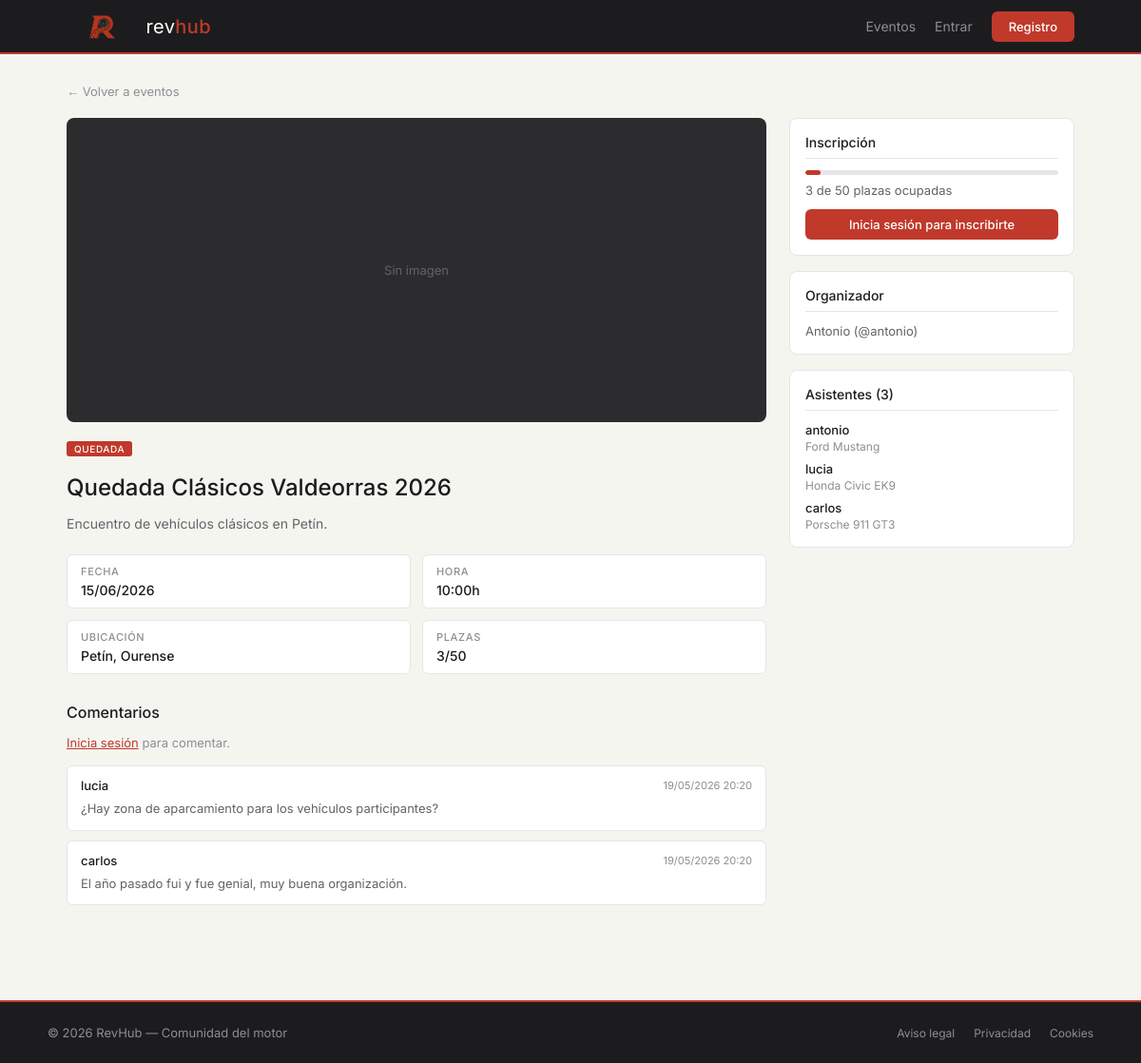
The app's page /evento.php?id=1 with its own data.
### tables this page shows
CREATE TABLE eventos (
  id_evento         INT AUTO_INCREMENT PRIMARY KEY,
  id_usuario        INT          NOT NULL,
  nombre            VARCHAR(200) NOT NULL,
  descripcion       TEXT,
  fecha             DATE         NOT NULL,
  hora              TIME         NOT NULL,
  ubicacion         VARCHAR(255) NOT NULL,
  max_participantes INT          NOT NULL DEFAULT 50,
  tipo_evento       VARCHAR(50)  NOT NULL,
  tipos_admitidos   VARCHAR(255),
  marcas_admitidas VARCHAR(500),
  cartel            VARCHAR(255),
  fecha_creacion    DATETIME NOT NULL DEFAULT CURRENT_TIMESTAMP,
  FOREIGN KEY (id_usuario) REFERENCES usuarios(id_usuario)
);

CREATE TABLE comentarios (
  id_comentario INT AUTO_INCREMENT PRIMARY KEY,
  id_usuario    INT      NOT NULL,
  id_evento     INT      NOT NULL,
  texto         TEXT     NOT NULL,
  fecha         DATETIME NOT NULL DEFAULT CURRENT_TIMESTAMP,
  FOREIGN KEY (id_usuario) REFERENCES usuarios(id_usuario),
  FOREIGN KEY (id_evento)  REFERENCES eventos(id_evento)
);

CREATE TABLE usuarios (
  id_usuario     INT AUTO_INCREMENT PRIMARY KEY,
  nombre         VARCHAR(100)  NOT NULL,
  apellidos      VARCHAR(150)  NOT NULL,
  username       VARCHAR(50)   NOT NULL UNIQUE,
  email          VARCHAR(150)  NOT NULL UNIQUE,
  contrasena     VARCHAR(255)  NOT NULL,
  foto_perfil    VARCHAR(255),
  descripcion    TEXT,
  rol            ENUM('usuario', 'organizador', 'admin', 'bloqueado') NOT NULL DEFAULT 'usuario',
  fecha_registro DATETIME NOT NULL DEFAULT CURRENT_TIMESTAMP
);

### evento.php (the view, shortened to what this page needs)
<?php
include 'includes/cabecera.php';
include 'php/conexion.php';
$id = (int)$_GET['id'];
$result = mysqli_query($conexion,
    "SELECT e.*, u.username, u.nombre AS org_nombre, u.id_usuario AS org_id
     FROM eventos e
     JOIN usuarios u ON e.id_usuario = u.id_usuario
     WHERE e.id_evento = $id"
);
$evento = mysqli_fetch_assoc($result);
$inscritos = mysqli_fetch_assoc(mysqli_query($conexion,
    "SELECT COUNT(DISTINCT id_usuario) as total FROM inscripciones WHERE id_evento = $id"
))['total'];
$inscrito = false;
$tipos_admitidos  = !empty($evento['tipos_admitidos'])  ? explode(',', $evento['tipos_admitidos'])  : [];
$marcas_admitidas = !empty($evento['marcas_admitidas']) ? explode(',', $evento['marcas_admitidas']) : [];
$error_com = '';
$pct = $evento['max_participantes'] > 0 ? round($inscritos / $evento['max_participantes'] * 100) : 0;
?>
<main>
    <div class="contenedor">
        <a href="/revhub/eventos.php" class="volver">&larr; Volver a eventos</a>
        <div class="evento-layout">
            <div class="evento-main">
                <div class="evento-imagen">
                    <?php if ($evento['cartel']): ?>
                        <img src="/revhub/img/eventos/<?= htmlspecialchars($evento['cartel']) ?>"
                             alt="<?= htmlspecialchars($evento['nombre']) ?>">
                    <?php else: ?>
                        <span>Sin imagen</span>
                    <?php endif; ?>
                </div>
                <div class="evento-badges">
                    <span class="badge badge-<?= $evento['tipo_evento'] ?>"><?= htmlspecialchars($evento['tipo_evento']) ?></span>
                </div>
                <h1><?= htmlspecialchars($evento['nombre']) ?></h1>
                <p class="evento-descripcion"><?= nl2br(htmlspecialchars($evento['descripcion'])) ?></p>
                <div class="evento-meta-grid">
                    <div class="meta-item">
                        <span class="meta-label">Fecha</span>
                        <span><?= date('d/m/Y', strtotime($evento['fecha'])) ?></span>
                    </div>
                    <div class="meta-item">
                        <span class="meta-label">Hora</span>
                        <span><?= substr($evento['hora'], 0, 5) ?>h</span>
                    </div>
                    <div class="meta-item">
                        <span class="meta-label">Ubicación</span>
                        <span><?= htmlspecialchars($evento['ubicacion']) ?></span>
                    </div>
                    <div class="meta-item">
                        <span class="meta-label">Plazas</span>
                        <span><?= $inscritos ?>/<?= $evento['max_participantes'] ?></span>
                    </div>
                </div>
                <div class="comentarios">
                    <h3>Comentarios</h3>
                    <?php if (isset($_SESSION['usuario'])): ?>
                        <?php if ($error_com): ?>
                            <div class="alerta alerta-error"><?= $error_com ?></div>
                        <?php endif; ?>
                        <form method="POST" action="" class="form-comentario">
                            <input type="hidden" name="accion" value="comentar">
                            <textarea name="comentario" placeholder="Escribe un comentario..." rows="3"></textarea>
                            <button type="submit" class="btn">Publicar</button>
                        </form>
                    <?php else: ?>
                        <p class="aviso-login">
                            <button class="btn-texto" onclick="abrirModal('modal-login')">Inicia sesión</button>
                            para comentar.
                        </p>
                    <?php endif; ?>
                    <?php
                    $comentarios2 = mysqli_query($conexion,
                        "SELECT c.*, u.username FROM comentarios c
                         JOIN usuarios u ON c.id_usuario = u.id_usuario
                         WHERE c.id_evento = $id ORDER BY c.fecha DESC"
                    );
                    ?>
                    <?php if (mysqli_num_rows($comentarios2) > 0): ?>
                        <?php while ($com = mysqli_fetch_assoc($comentarios2)): ?>
                        <div class="comentario">
                            <div class="comentario-header">
                                <strong><?= htmlspecialchars($com['username']) ?></strong>
                                <div class="comentario-acciones">
                                    <span><?= date('d/m/Y H:i', strtotime($com['fecha'])) ?></span>
                                </div>
                            </div>
                            <p><?= nl2br(htmlspecialchars($com['texto'])) ?></p>
                        </div>
                        <?php endwhile; ?>
                    <?php else: ?>
                        <p class="sin-resultados">Aún no hay comentarios.</p>
                    <?php endif; ?>
                </div>
            </div>
            <div class="evento-sidebar">
                <div class="sidebar-card">
                    <h4>Inscripción</h4>
                    <div class="barra-plazas">
                        <div class="barra-fill" style="width:<?= $pct ?>%"></div>
                    </div>
                    <p class="plazas-texto"><?= $inscritos ?> de <?= $evento['max_participantes'] ?> plazas ocupadas</p>
                    <?php if (isset($_SESSION['usuario'])): ?>
                        <?php if ($inscrito): ?>
                            <p class="alerta alerta-ok">Ya estás inscrito.</p>
                            <a href="/revhub/evento.php?id=<?= $id ?>&desinscribirse=1"
                               class="btn-peligro btn-full"
                               onclick="return confirm('¿Cancelar inscripción?')">
                               Cancelar inscripción
                            </a>
                        <?php elseif ($inscritos >= $evento['max_participantes']): ?>
                            <p class="alerta alerta-error">Evento completo.</p>
                        <?php else: ?>
                            <button class="btn btn-full" onclick="abrirModal('modal-inscripcion')">
                                Apuntarse
                            </button>
                            <?php if (!empty($tipos_admitidos) || !empty($marcas_admitidas)): ?>
                                <button class="btn-outline btn-full" style="margin-top:8px;"
                                        onclick="abrirModal('modal-mensaje')">
                                    <i class="fa-regular fa-envelope"></i> Mi coche no cumple los requisitos
                                </button>
                            <?php endif; ?>
                        <?php endif; ?>
                    <?php else: ?>
                        <button class="btn btn-full" onclick="abrirModal('modal-login')">
                            Inicia sesión para inscribirte
                        </button>
                    <?php endif; ?>
                </div>
                <div class="sidebar-card">
                    <h4>Organizador</h4>
                    <p><?= htmlspecialchars($evento['org_nombre']) ?> (@<?= htmlspecialchars($evento['username']) ?>)</p>
                </div>
                <div class="sidebar-card">
                    <h4>Asistentes (<?= $inscritos ?>)</h4>
                    <?php
                    $asistentes2 = mysqli_query($conexion,
                        "SELECT DISTINCT u.id_usuario, u.username, v.marca, v.modelo, v.tipo_vehiculo
                         FROM inscripciones i
                         JOIN usuarios u ON i.id_usuario = u.id_usuario
                         JOIN vehiculos v ON i.id_vehiculo = v.id_vehiculo
                         WHERE i.id_evento = $id"
                    );
                    ?>
                    <?php if (mysqli_num_rows($asistentes2) > 0): ?>
                        <ul class="lista-asistentes">
                            <?php while ($a = mysqli_fetch_assoc($asistentes2)): ?>
                            <li>
                                <div>
                                    <strong><?= htmlspecialchars($a['username']) ?></strong>
                                    <span><?= htmlspecialchars($a['marca']) ?> <?= htmlspecialchars($a['modelo']) ?></span>
                                </div>
                            </li>
                            <?php endwhile; ?>
                        </ul>
                    <?php else: ?>
                        <p class="sin-resultados">Nadie inscrito aún.</p>
                    <?php endif; ?>
                </div>
            </div>
        </div>
    </div>
</main>
<?php include 'includes/pie.php'; ?>

### includes/cabecera.php (shortened to what this page needs)
<!DOCTYPE html>
<html lang="es">
<head>
    <link rel="stylesheet" href="/revhub/css/style.css">
    <link rel="stylesheet" href="https://cdnjs.cloudflare.com/ajax/libs/font-awesome/6.5.0/css/all.min.css">
</head>
<body>
<header>
    <div class="nav">
        <a href="/revhub/index.php" class="logo">
            <img src="/revhub/img/logo.png" alt="RevHub">
            <span>rev<strong>hub</strong></span>
        </a>
        <nav>
            <a href="/revhub/eventos.php">Eventos</a>
            <?php if (isset($_SESSION['usuario'])): ?>
                <a href="/revhub/vehiculos.php">Vehículos</a>
                <?php if ($_SESSION['rol'] === 'organizador' || $_SESSION['rol'] === 'admin'): ?>
                    <a href="/revhub/crear_evento.php">Crear evento</a>
                <?php endif; ?>
                <?php if ($_SESSION['rol'] === 'admin'): ?>
                    <a href="/revhub/admin.php">Admin</a>
                <?php endif; ?>
                <a href="/revhub/perfil.php" class="nav-icono">
                    <i class="fa-regular fa-user"></i>
                    <?= htmlspecialchars($_SESSION['username']) ?>
                </a>
                <a href="/revhub/logout.php" class="nav-icono" title="Cerrar sesión">
                    <i class="fa-solid fa-right-from-bracket"></i>
                </a>
            <?php else: ?>
                <button class="btn-nav" onclick="abrirModal('modal-login')">Entrar</button>
                <a href="/revhub/registro.php" class="btn">Registro</a>
            <?php endif; ?>
        </nav>
    </div>
</header>

### includes/pie.php (shortened to what this page needs)
<footer>
    <div class="pie-inner">
        <p>&copy; 2026 RevHub &mdash; Comunidad del motor</p>
        <div>
            <a href="/revhub/aviso_legal.php">Aviso legal</a>
            <a href="/revhub/privacidad.php">Privacidad</a>
            <a href="/revhub/cookies.php">Cookies</a>
        </div>
    </div>
</footer>
</body>
</html>

### records on screen
eventos: tipo_evento "QUEDADA", nombre "Quedada Clásicos Valdeorras 2026", descripcion "Encuentro de vehículos clásicos en Petín.", fecha "15/06/2026", hora "10:00", ubicacion "Petín, Ourense", max_participantes "50", id_usuario.nombre "Antonio", id_usuario.username "antonio"
comentarios: id_usuario.username "lucia", fecha "19/05/2026 20:20", texto "¿Hay zona de aparcamiento para los vehículos participantes?"
comentarios: id_usuario.username "carlos", fecha "19/05/2026 20:20", texto "El año pasado fui y fue genial, muy buena organización."
usuarios: username "antonio", marca "Ford", modelo "Mustang"
usuarios: username "lucia", marca "Honda", modelo "Civic EK9"
usuarios: username "carlos", marca "Porsche", modelo "911 GT3"

### other values on screen
$inscritos "3"
